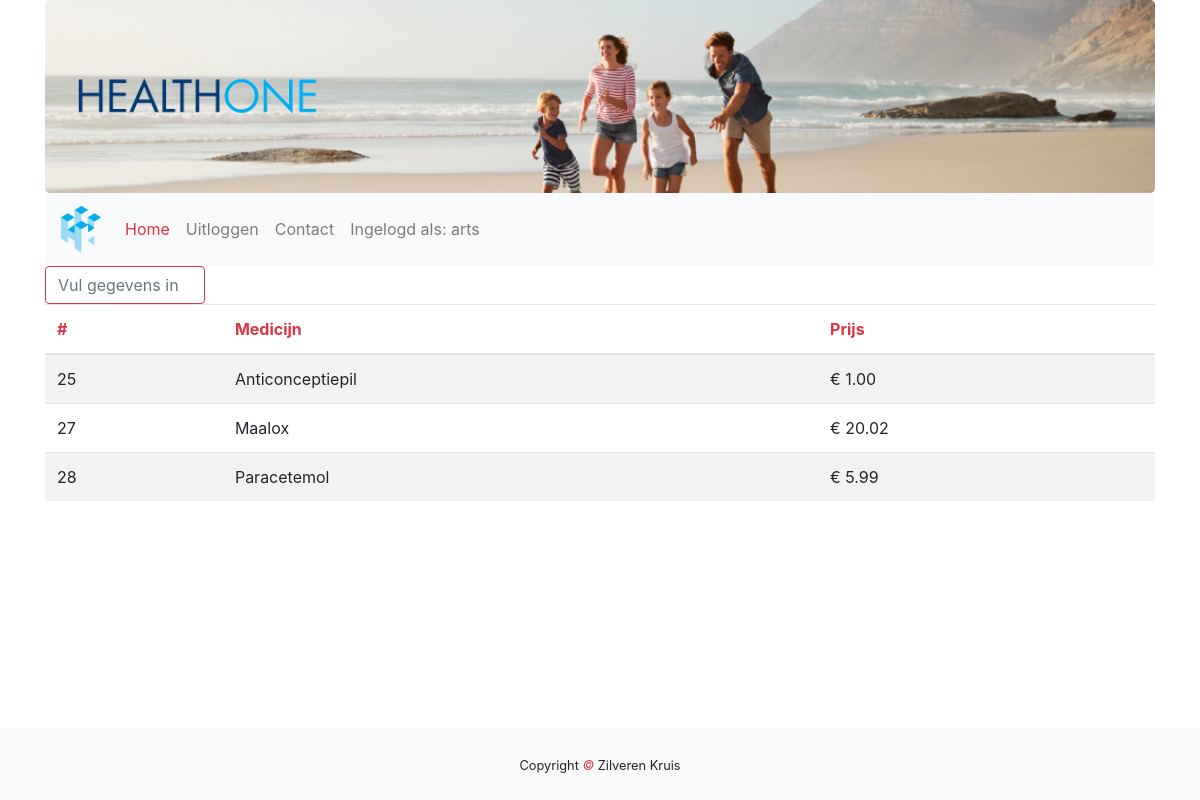
The app's page /huisarts/medicijn.php (signed in) with its own data.
### tables this page shows
CREATE TABLE `medicijn` (
  `id` int(11) NOT NULL,
  `naam` varchar(45) DEFAULT NULL,
  `fabrikant` varchar(50) DEFAULT NULL,
  `vergoeding` tinyint(1) NOT NULL DEFAULT 0,
  `bijwerkingen` varchar(255) DEFAULT NULL,
  `effect` varchar(255) DEFAULT NULL,
  `prijs` double(10,2) DEFAULT NULL
);

### huisarts/medicijn.php (the view, shortened to what this page needs)
<!DOCTYPE html>
<html lang="en">
<head>
    <link rel="stylesheet" href="https://maxcdn.bootstrapcdn.com/bootstrap/4.3.1/css/bootstrap.min.css">
    <link rel="stylesheet" href="../css/index.css">
</head>
<body>
<div class="container">
    <div class="jumbotron text-center">
        <div class="row">
            <div class="col-sm-3">
                <img class="d-none d-sm-block img-fluid" src="../img/healthtwo_text_transparent.png" alt="Logo">
            </div>
        </div>
    </div>
    <nav class="navbar navbar-expand-sm bg-light navbar-light sticky-top">
            <a class="navbar-brand" href="index.php">
                <img class="navbrand" src="../img/healthtwo_logo_transparent.png" alt="Logo">
            </a>
            <div class="collapse navbar-collapse" id="collapse_target">
                <ul class="navbar-nav">
                    <li class="nav-item active">
                        <a class="nav-link text-danger" href="index.php">Home</a>
                    </li>
                    <?php
                    if(isset($_SESSION['functie']) && $_SESSION['functie'] != null) {
                        echo '<li class="nav-item"><a class="nav-link" href="../uitloggen.php">Uitloggen</a></li>';
                    }
                    ?>
                    <li class="nav-item">
                        <a class="nav-link" href="../contact.php">Contact</a>
                    </li>
                    <?php
                    if(isset($_SESSION['functie'])) {
                    echo '<li class="nav-item">
                    <a class="nav-link" href="#">Ingelogd als: ' . $_SESSION['functie'] .'</a></li>';
                }
                ?>
                </ul>
            </div>
        </nav>
    <div class="row text-center">
        <div class="col-lg-2">
            <input  class="form-control form-control-underlined border-danger" id="myInput" type="text" placeholder="Vul gegevens in">
        </div>
        <div class="col-lg-10">
        </div>
    </div>
    <div class="table-responsive">
        <table class="table table-striped">
            <thead>
            <tr>
                <th scope="col" class="text-danger">#</th>
                <th scope="col" class="text-danger">Medicijn</th>
                <th scope="col" class="text-danger">Prijs</th>
            </tr>
            </thead>
            <tbody id="myTable">
            <?php
            try {
                $db = new PDO("mysql:host=localhost;dbname=healthone","root","");
                $query = $db->prepare("SELECT * FROM medicijn");
                $query->execute();
                $result = $query->fetchAll(PDO::FETCH_ASSOC);
                foreach ($result as &$data){
                    echo "<tr>";
                    echo "<td>".$data['id']."</td>";
                    echo "<td>".$data["naam"] ."</td>";
                    echo "<td> &#8364;	" . $data['prijs'] . "</td>";
                    echo "</tr>";
                }
            }
            catch(PDOException $e){
                die("OEPS iets is fout!".$e->getMessage());
            }
            ?>
            </tbody>
        </table>
    </div>
</div>
<footer class="py-4 bg-light text-dark-50 text-center fixed-bottom">
    <small>Copyright <em class="text-danger"> &copy; </em>Zilveren Kruis</small>
</footer>
</body>
</html>

### css/index.css (style rules this page uses)
.jumbotron { margin-bottom: 0; background-image: url(../img/zilverenkruis_jumbotron.png); background-repeat: no-repeat; -webkit-background-size: cover; -o-background-size: cover; background-size: cover; }
.navbrand { width:40px; }
a { color: black; }

### records on screen
medicijn: id "25", naam "Anticonceptiepil", prijs "1.00"
medicijn: id "27", naam "Maalox", prijs "20.02"
medicijn: id "28", naam "Paracetemol", prijs "5.99"

### other values on screen
$_SESSION['functie'] "arts"
